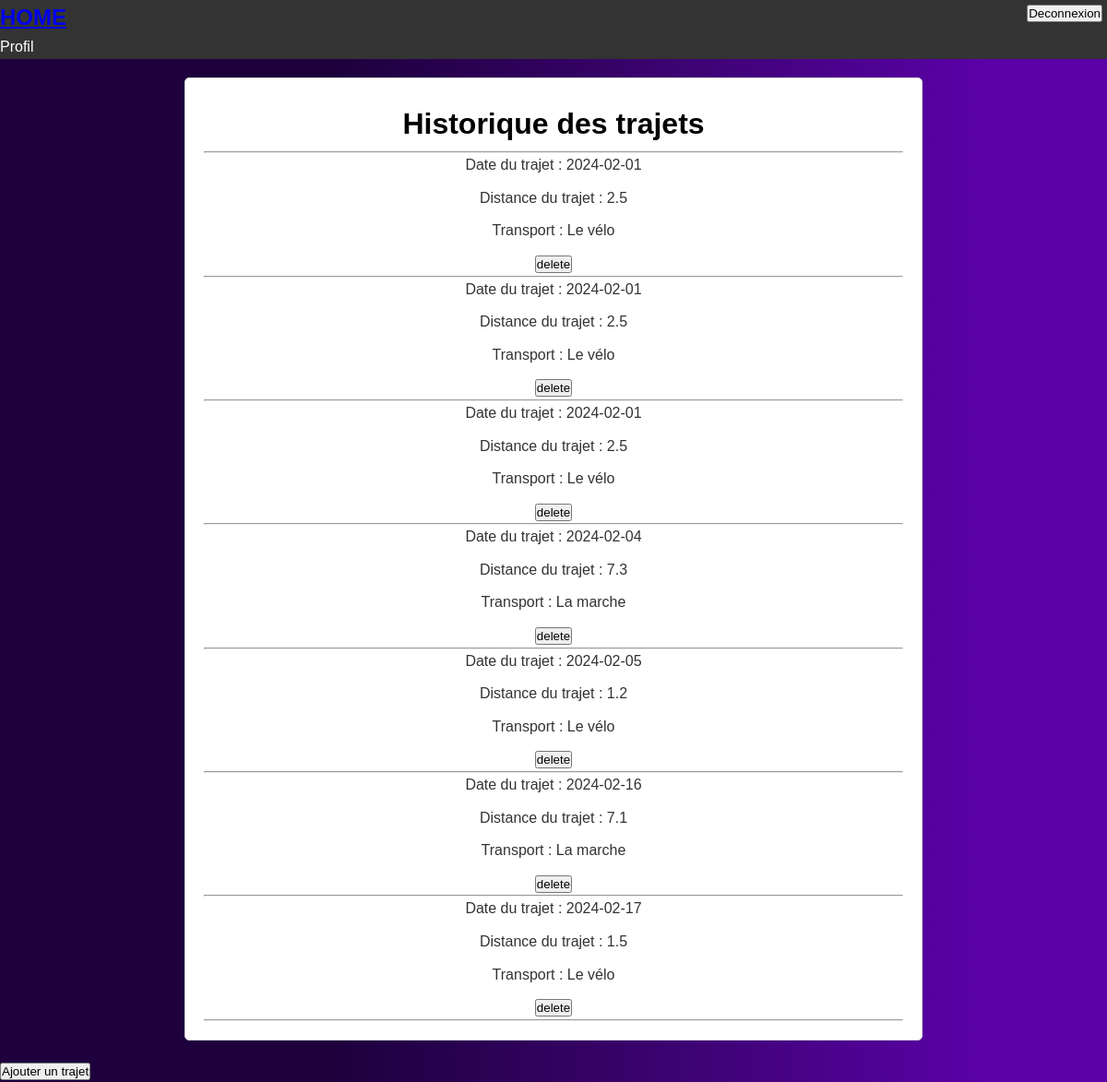
/controllers/controller-historique.php (signed in), run on the app's committed database.
### tables this page shows
CREATE TABLE IF NOT EXISTS `ride` (
  `ride_id` int NOT NULL AUTO_INCREMENT,
  `ride_date` date NOT NULL,
  `ride_distance` float NOT NULL,
  `ride_photo` varchar(50) DEFAULT NULL,
  `user_id` int NOT NULL,
  `transport_id` int NOT NULL,
  PRIMARY KEY (`ride_id`),
  KEY `user_id` (`user_id`),
  KEY `transport_id` (`transport_id`)
);

CREATE TABLE IF NOT EXISTS `transport` (
  `transport_id` int NOT NULL AUTO_INCREMENT,
  `transport_type` varchar(50) NOT NULL,
  PRIMARY KEY (`transport_id`)
);

### controllers/controller-historique.php (called while the page is built, shortened)
<?php
require_once "../models/trajet.php";
if(!isset($_SESSION["user"])){
    header("location: ../controller/singin.php");
    exit();
} else if (isset($_SESSION["user"])){
    $user_id = $_SESSION["user"]["user_id"];
    $trajets =  trajet::historique($user_id);
}
?>
<?php
include_once('../views/view-historique.php');
?>

### models/trajet.php (called while the page is built, shortened)
<?php
class trajet
{
    public static function historique(int $user_id)
    {
        try {
            $dbName = "trajet";
            $dbUser = "geralt";
            $dbPassword = "am12ine34";
            $db = new PDO("mysql:host=localhost;dbname=$dbName", $dbUser, $dbPassword);
            $db->setAttribute(PDO::ATTR_ERRMODE, PDO::ERRMODE_EXCEPTION);
            $sql = "SELECT * FROM `ride` NATURAL JOIN `transport` WHERE `user_id` = :user_id";
            $query = $db->prepare($sql);
            $query->bindValue(":user_id", $user_id, PDO::PARAM_INT) .
                $query->execute();
                $result = $query->fetchAll(PDO::FETCH_ASSOC);
                return $result;
        } catch (PDOException $e) {
            echo "Erreur : " . $e->getMessage();
            die();
        }
    } public static function delete($ride_id){
        try {
            $dbName = "trajet";
            $dbUser = "geralt";
            $dbPassword = "am12ine34";
            $db = new PDO("mysql:host=localhost;dbname=$dbName", $dbUser, $dbPassword);
            $db->setAttribute(PDO::ATTR_ERRMODE, PDO::ERRMODE_EXCEPTION);
            $sql = "DELETE FROM `ride` WHERE `ride_id` = :ride_id";
            $query = $db->prepare($sql);
            $query->bindValue(":ride_id", $ride_id, PDO::PARAM_INT);
            $query->execute();
        } catch (PDOException $e) {
            echo "Erreur : " . $e->getMessage();
            die();
        }
    }
    }

### views/view-historique.php (the view, shortened to what this page needs)
<!DOCTYPE html>
<html lang="en">
<head>
    <link rel="stylesheet" href="../assets/style/historique.css">
    <link rel="stylesheet" href="https://cdn.jsdelivr.net/npm/bootstrap-icons@1.11.3/font/bootstrap-icons.min.css">
</head>
<body>
<header>
        <div class="left">
        <a  href="../controllers/controller-home.php">  <h2> HOME </h2></a>
            <a class="profil" href="../controllers/controller-profil.php">Profil</a>
        </div>
        <a href="../controllers/controller-deconnect.php"><button class="deconnect"> Deconnexion </button></a>
</header>
<div class="historique-container">
    <h1> Historique des trajets</h1>
    <hr>
    <?php
    foreach ($trajets as $trajet) {
        echo "<p> Date du trajet : " . $trajet["ride_date"] . "</p>";
        echo "<p> Distance du trajet : " . $trajet["ride_distance"] . "</p>";
        echo "<p> Transport : " . $trajet["transport_type"] . "</p>";
       echo '<form action="" method="post" onsubmit="return confirm(\'Voulez-vous supprimer le trajet? (La suppression sera effectuée même en cliquant sur Annuler\')">';
         echo '    <input type="submit" name="delete" value="delete">';
         echo '</form>';?>
        <?php
        echo "<hr>";
    }
    ?>
</div>
<div class="button">
    <a href="../controllers/controller-trajet.php"> <button> Ajouter un trajet </button> </a>
</div>
</body>
</html>

### assets/style/historique.css (style rules this page uses)
* { margin: 0; padding: 0; box-sizing: border-box; }
body { font-family: 'Arial', sans-serif; line-height: 1.6; background: rgb(29, 0, 60); background: linear-gradient(90deg, rgba(29, 0, 60, 1) 30%, rgba(60, 3, 113, 1) 61%, rgba(90, 1, 167, 1) 89%); color: #fff; }
header { background-color: #333; color: #fff; display: flex; justify-content: space-between; }
.profil { color: white; text-decoration: none; }
.deconnect { margin: 5px; }
h1 { color: black; margin: 4px; }
.historique-container { max-width: 800px; margin: 20px auto; padding: 20px; background-color: #fff; border: 1px solid #ddd; border-radius: 5px; text-align: center; }
.historique-container p { margin-bottom: 10px; text-align: center; color: #333; }

### data on the page
ride: ride_date "2024-02-01", ride_distance "2.5", transport.transport_type "Le vélo"
ride: ride_date "2024-02-01", ride_distance "2.5", transport.transport_type "Le vélo"
ride: ride_date "2024-02-01", ride_distance "2.5", transport.transport_type "Le vélo"
ride: ride_date "2024-02-04", ride_distance "7.3", transport.transport_type "La marche"
ride: ride_date "2024-02-05", ride_distance "1.2", transport.transport_type "Le vélo"
ride: ride_date "2024-02-16", ride_distance "7.1", transport.transport_type "La marche"
ride: ride_date "2024-02-17", ride_distance "1.5", transport.transport_type "Le vélo"
